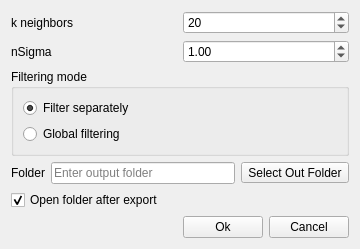
<?xml version="1.0" encoding="UTF-8"?>
<ui version="4.0">
 <class>DialogStatisticalOutlierFilter</class>
 <widget class="QWidget" name="DialogStatisticalOutlierFilter">
  <property name="geometry">
   <rect>
    <x>0</x>
    <y>0</y>
    <width>360</width>
    <height>200</height>
   </rect>
  </property>
  <property name="windowTitle">
   <string>Statistical Outlier Filter</string>
  </property>
  <layout class="QVBoxLayout" name="verticalLayout">
   <item>
    <layout class="QGridLayout" name="gridLayout">
     <item row="0" column="0">
      <widget class="QLabel" name="label_kNeighbors">
       <property name="text">
        <string>k neighbors</string>
       </property>
      </widget>
     </item>
     <item row="0" column="1">
      <widget class="QSpinBox" name="spinBox_kNeighbors">
       <property name="minimum">
        <number>1</number>
       </property>
       <property name="maximum">
        <number>128</number>
       </property>
       <property name="value">
        <number>20</number>
       </property>
      </widget>
     </item>
     <item row="1" column="0">
      <widget class="QLabel" name="label_nSigma">
       <property name="text">
        <string>nSigma</string>
       </property>
      </widget>
     </item>
     <item row="1" column="1">
      <widget class="QDoubleSpinBox" name="doubleSpinBox_nSigma">
       <property name="minimum">
        <double>0.100000000000000</double>
       </property>
       <property name="maximum">
        <double>5.000000000000000</double>
       </property>
       <property name="singleStep">
        <double>0.100000000000000</double>
       </property>
       <property name="value">
        <double>1.000000000000000</double>
       </property>
      </widget>
     </item>
    </layout>
   </item>
   <item>
   <widget class="QGroupBox" name="groupBox_mode">
     <property name="title">
      <string>Filtering mode</string>
     </property>
     <layout class="QVBoxLayout" name="verticalLayout_mode">
      <item>
       <widget class="QRadioButton" name="radioButton_separate">
        <property name="text">
         <string>Filter separately</string>
        </property>
        <property name="checked">
         <bool>true</bool>
        </property>
       </widget>
      </item>
      <item>
       <widget class="QRadioButton" name="radioButton_global">
        <property name="text">
         <string>Global filtering</string>
        </property>
       </widget>
      </item>
     </layout>
    </widget>
   </item>
   <item>
    <layout class="QGridLayout" name="gridLayout_folder">
     <item row="0" column="0">
      <widget class="QLabel" name="label_folder">
       <property name="text">
        <string>Folder</string>
       </property>
      </widget>
     </item>
     <item row="0" column="1">
      <widget class="QLineEdit" name="lineEdit_folder">
       <property name="placeholderText">
        <string>Enter output folder</string>
       </property>
      </widget>
     </item>
     <item row="0" column="2">
      <widget class="QToolButton" name="toolButton_folder">
       <property name="text">
        <string>Select Out Folder</string>
       </property>
       <property name="icon">
        <iconset resource="../../../openscantools.qrc">
         <normaloff>:/icons/100x100/open_project.png</normaloff>:/icons/100x100/open_project.png</iconset>
       </property>
      </widget>
     </item>
    </layout>
   </item>
   <item>
    <widget class="QCheckBox" name="checkBox_openFolderAfterExport">
     <property name="text">
      <string>Open folder after export</string>
     </property>
     <property name="checked">
      <bool>true</bool>
     </property>
    </widget>
   </item>
   <item>
    <layout class="QHBoxLayout" name="horizontalLayout_buttons">
     <item>
      <spacer name="horizontalSpacer">
       <property name="orientation">
        <enum>Qt::Horizontal</enum>
       </property>
       <property name="sizeHint" stdset="0">
        <size>
         <width>40</width>
         <height>20</height>
        </size>
       </property>
      </spacer>
     </item>
     <item>
      <widget class="QPushButton" name="pushButton_ok">
       <property name="text">
        <string>Ok</string>
       </property>
      </widget>
     </item>
     <item>
      <widget class="QPushButton" name="pushButton_cancel">
       <property name="text">
        <string>Cancel</string>
       </property>
      </widget>
     </item>
    </layout>
   </item>
  </layout>
 </widget>
 <resources>
  <include location="../../../openscantools.qrc"/>
 </resources>
 <connections/>
</ui>
